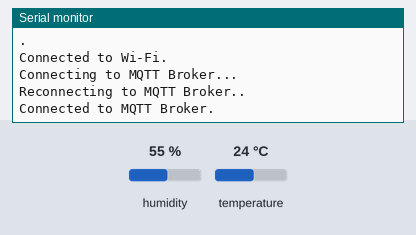
A sketch run on a simulated ESP32. Parts: the last lines printed to the serial monitor. Inputs (shaded band) come from the test bench; at power-on: humidity 55 %, temperature 24 °C. WiFi joins after 1.5 s; servers stay silent unless stated; random numbers use the default seed unless the sketch sets one; no MQTT or app messages arrive unless stated.

Above: at 6.2 s.
6.3 s: humidity set to 22 %
At 7.6 s:
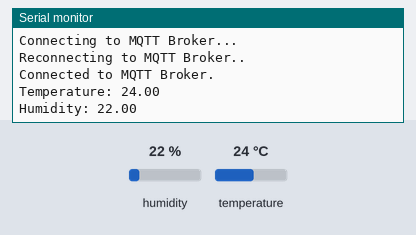
14.3 s: temperature set to 12 °C
At 22.0 s:
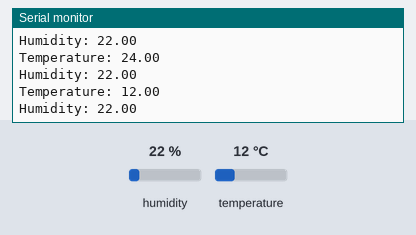
22.3 s: humidity set to 40 %
At 28.7 s:
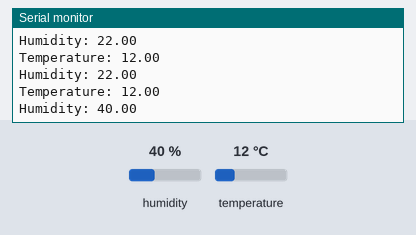

The sketch:

09___publish_temperature_data_mqtt.ino
```cpp
// 9. Write a program on Arduino/Raspberry Pi to publish temperature data to MQTT broker.
// Description:
// This program reads temperature and humidity data from a DHT11 sensor connected to the GPIO 4 pin
// of an ESP32 board and publishes the data to an MQTT broker. The ESP32 connects to a Wi-Fi network,
// and the MQTT broker is set to "test.mosquitto.org" (public broker) on port 1883. The program uses
// the PubSubClient library to handle the MQTT communication and the DHT library for sensor interaction.

// Steps:
// ● Write the program
// ● Select the board-->DOIT ESP32 DEVKIT V1-->COM 4 serial port USB
// ● Install PubSubClient by Nick O’Leary 2.8
// ● Pin connection: GPIO 4 to DHT11
// ● Replace network SSID & network password in the program
// ● Install Mqtizer App from play store to your mobile phone
// ● Click on Verify, Upload & check the output in serial monitor and MQTT broker

#include <WiFi.h>
#include <PubSubClient.h>
#include "DHT.h"

// Wi-Fi and MQTT settings
WiFiClient wifiClient;
PubSubClient mqttClient(wifiClient);

#define DHTPIN 4       // Digital pin connected to the DHT sensor
#define DHTTYPE DHT11  // DHT 11 sensor
DHT Dht(DHTPIN, DHTTYPE);

char ssid[] = "IOT LAB";    // Your network SSID (name)
char pass[] = "Reddy@143";  // Your network password

char *mqttServer = "test.mosquitto.org"; // MQTT broker address
int mqttPort = 1883;                    // MQTT port

// Variables to store sensor data
float temp = 0;
float hum = 0;

void setupMQTT() {
  mqttClient.setServer(mqttServer, mqttPort);
  // mqttClient.setCallback(callback); // Uncomment if you need a callback function
}

void reconnect() {
  Serial.println("Connecting to MQTT Broker...");
  while (!mqttClient.connected()) {
    Serial.println("Reconnecting to MQTT Broker..");
    String clientId = "ESP32Client-";
    clientId += String(random(0xffff), HEX);

    if (mqttClient.connect(clientId.c_str())) {
      Serial.println("Connected to MQTT Broker.");
    }
  }
}

void setup() {
  Serial.begin(9600);  // Start serial communication
  Dht.begin();         // Initialize DHT sensor
  setupMQTT();         // Set up MQTT connection

  if (WiFi.status() != WL_CONNECTED) {
    Serial.print("Attempting to connect to SSID: ");
    Serial.println(ssid);
    while (WiFi.status() != WL_CONNECTED) {
      WiFi.begin(ssid, pass); // Connect to Wi-Fi network
      Serial.print(".");
      delay(5000);  // Wait for connection
    }
    Serial.println("\nConnected to Wi-Fi.");
  }
}

void loop() {
  if (!mqttClient.connected()) {
    reconnect();  // Reconnect to MQTT broker if disconnected
  }
  mqttClient.loop();  // Keep the MQTT connection alive

  delay(2000);  // Wait for a while before reading the sensor again
  temp = Dht.readTemperature();  // Read temperature
  hum = Dht.readHumidity();      // Read humidity

  // Check if the sensor readings are valid
  if (isnan(temp) || isnan(hum)) {
    Serial.println("DHT11 sensor not connected properly!");
    delay(1000);
    return;
  }

  // Convert temperature to string and publish to MQTT
  char tempString[8];
  dtostrf(temp, 1, 2, tempString);
  Serial.print("Temperature: ");
  Serial.println(tempString);
  mqttClient.publish("Temperature", tempString);

  // Convert humidity to string and publish to MQTT
  char humString[8];
  dtostrf(hum, 1, 2, humString);
  Serial.print("Humidity: ");
  Serial.println(humString);
  mqttClient.publish("Humidity", humString);

  delay(5000);  // Delay before the next reading
}
```

Measured:
- after the input at 6.3 s, the serial monitor: prints a new line after 0.80 s (image 1)
- after the input at 14.3 s, the serial monitor: prints a new line after 6.8 s (image 2)
- after the input at 22.3 s, the serial monitor: prints a new line after 5.9 s (image 3)
